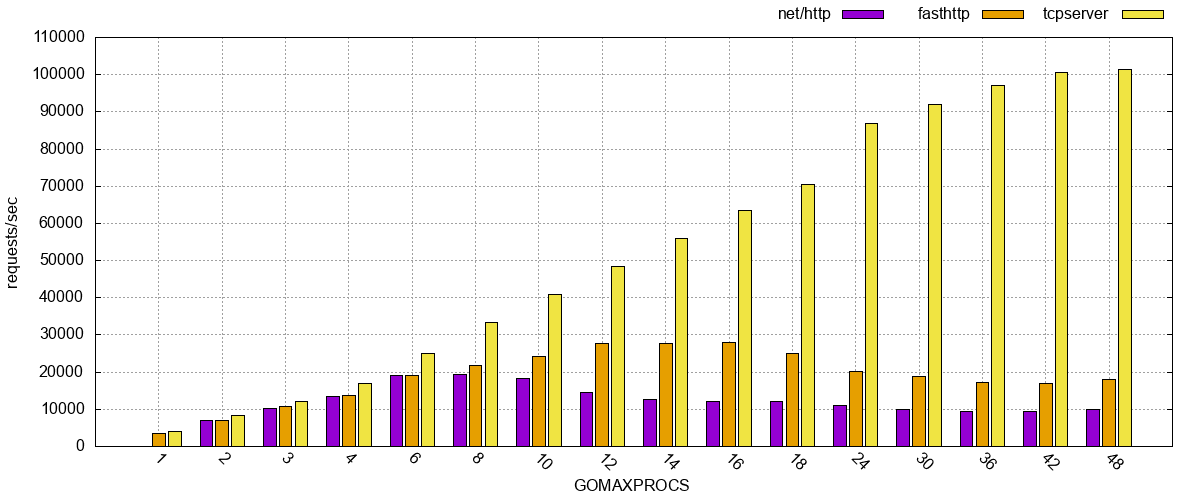

The script that saved this image:
set term png

set terminal png size 1200,500
set output 'test01_tls.png'

set grid
set linetype 1 lc rgb '#9400D3'
set linetype 2 lc rgb '#009E73'
set linetype 3 lc rgb '#56B4E9'
set linetype 4 lc rgb '#E69F00'
set linetype 5 lc rgb '#F0E442'
set linetype 6 lc rgb '#0072B2'

set ylabel "requests/sec"
set format y "%'.0f"
set xlabel "GOMAXPROCS"
set style data histogram
set style histogram cluster gap 1
set style fill solid border -1
set boxwidth 0.8
set xtics rotate by -45 scale 0
set key outside right above

stats 'test01_tls.dat' matrix rowheaders columnheaders noout
set autoscale ymax

set ytics 1000

if (STATS_max > 50000) {
    set ytics 5000
}

if (STATS_max > 100000) {
    set ytics 10000
}

if (STATS_max > 500000) {
    set ytics 50000
}

if (STATS_max > 1500000) {
    set ytics 100000
}

plot 'test01_tls.dat' \
    u 'net/http':xticlabels(1) ti col lt 1, ''\
    \
    \
    u 'fasthttp':xticlabels(1) ti col lt 4, ''\
    u 'tcpserver':xticlabels(1) ti col lt 5
